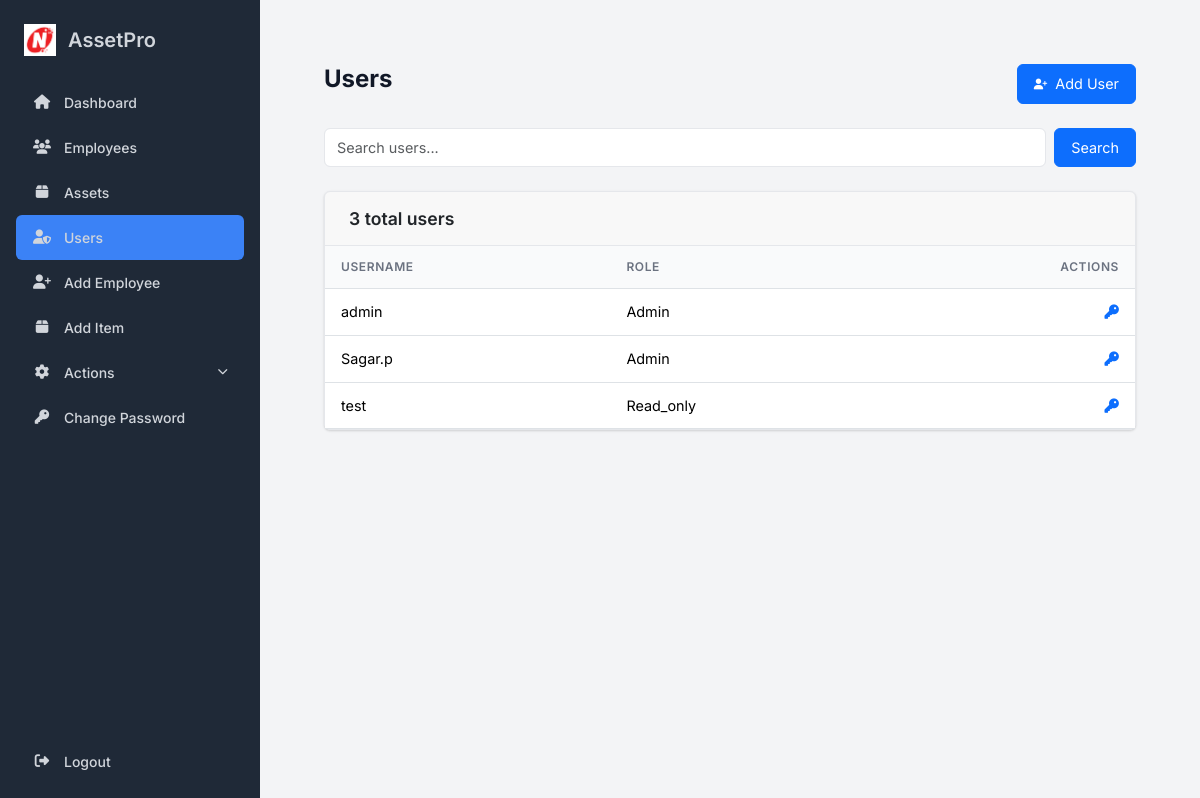
Screenshot of /users (signed in) with the database file from the repository.
### models.py (models this page shows)
class User(UserMixin, db.Model):
    id = db.Column(db.Integer, primary_key=True)
    username = db.Column(db.String(100), unique=True, nullable=False)
    password = db.Column(db.String(200), nullable=False)
    role = db.Column(db.String(20), nullable=False, default='admin')  # Added role column: 'admin' or 'read_only'

### app.py (the view)
@app.route('/users', methods=['GET', 'POST'])
@admin_required
def users():
    search_query = request.form.get('search', '') if request.method == 'POST' else ''
    query = User.query
    if search_query:
        query = query.filter(
            (User.username.ilike(f'%{search_query}%')) |
            (User.role.ilike(f'%{search_query}%'))
        )
    users = query.all()
    return render_template('users.html', users=users, search_query=search_query)

### app.py (called while the page is built)
@login_manager.user_loader
def load_user(user_id):
    return User.query.get(int(user_id))

def admin_required(f):
    @wraps(f)
    def decorated_function(*args, **kwargs):
        if not current_user.is_authenticated or current_user.role != 'admin':
            flash('You do not have permission to perform this action.', 'error')
            return redirect(url_for('index'))
        return f(*args, **kwargs)
    return decorated_function

### templates/users.html (shortened to what this page needs)
{% extends "base.html" %}
{% block content %}
<div class="main-content">
    <div class="page-header">
        <h1 class="page-title">Users</h1>
        <a href="{{ url_for('add_user') }}" class="btn btn-primary"> Add User</a>
    </div>
    <div class="mb-4">
        <form method="POST" class="d-flex gap-2">
            <input type="text" name="search" value="{{ search_query }}" placeholder="Search users..." class="form-control">
            <button type="submit" class="btn btn-primary">Search</button>
        </form>
    </div>
    <div class="card">
        <div class="card-header">
            <h3 class="card-title">{{ users|length }} total users</h3>
        </div>
        <div class="table-responsive">
            {% if users %}
            <table class="table mb-0">
                <thead>
                    <tr>
                        <th>Username</th>
                        <th>Role</th>
                        <th class="text-end">Actions</th>
                    </tr>
                </thead>
                <tbody>
                    {% for user in users %}
                    <tr>
                        <td>{{ user.username }}</td>
                        <td>{{ user.role | capitalize }}</td>
                        <td class="text-end">
                            <a href="{{ url_for('change_user_password', id=user.id) }}" class="text-primary" title="Change Password"><i class="fas fa-key"></i></a>
                        </td>
                    </tr>
                    {% endfor %}
                </tbody>
            </table>
            {% else %}
            <div class="card-body">
                <p class="text-secondary">No users found matching your search.</p>
                <a href="{{ url_for('add_user') }}" class="btn btn-primary">Add First User</a>
            </div>
            {% endif %}
        </div>
    </div>
</div>
{% endblock %}

### static/css/app.css (style rules this page uses)
:root { --primary-color: #3b82f6; --primary-hover: #2563eb; --sidebar-bg: #1f2937; --sidebar-text: #d1d5db; --sidebar-text-hover: #ffffff; --sidebar-active-bg: #374151; --body-bg: #f3f4f6; --card-bg: #ffffff; --border-color: #e5e7eb; --text-color-dark: #111827; --text-color-light: #6b7280; --font-size-base: 14px; --border-radius: 0.375rem; --box-shadow: 0 1px 3px 0 rgba(0, 0, 0, 0.1), 0 1px 2px 0 rgba(0, 0, 0, 0.06); --transition-base: all 0.2s cubic-bezier(0.4, 0, 0.2, 1); }
* { box-sizing: border-box; }
body { margin: 0; font-family: 'Inter', sans-serif; background-color: var(--body-bg); color: var(--text-color-dark); font-size: var(--font-size-base); line-height: 1.5; }
.main-content { flex-grow: 1; padding: 2rem; overflow-y: auto; }
.page-header { display: flex; justify-content: space-between; align-items: center; margin-bottom: 1.5rem; }
.page-title { font-size: 1.5rem; font-weight: 700; color: var(--text-color-dark); }
.card { background-color: var(--card-bg); border-radius: var(--border-radius); box-shadow: var(--box-shadow); border: 1px solid var(--border-color); }
.card-header { padding: 1rem 1.5rem; border-bottom: 1px solid var(--border-color); }
.card-title { font-size: 1.1rem; font-weight: 600; margin: 0; }
.table { width: 100%; font-size: 0.9rem; }
.table thead th { background: #f9fafb; padding: 0.75rem 1rem; font-size: 0.75rem; text-transform: uppercase; letter-spacing: 0.05em; font-weight: 600; color: var(--text-color-light); }
.table tbody td { padding: 0.75rem 1rem; border-top: 1px solid var(--border-color); vertical-align: middle; }
.table a { color: var(--primary-color); text-decoration: none; font-weight: 500; }
.form-control, .form-select { padding: 0.5rem 0.75rem; border: 1px solid var(--border-color); font-size: 0.9rem; }
.btn { font-size: 0.9rem; padding: 0.5rem 1rem; }

### rows the page displays
User: username "admin", role "Admin"
User: username "Sagar.p", role "Admin"
User: username "test", role "Read_only"

### other values shown
{{ users|length }} "3"
